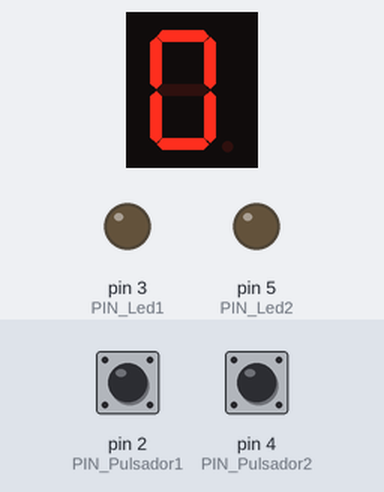
This sketch was run on a simulated Arduino Uno, built with avr-gcc and run on an emulated ATmega328P. Parts: 1-digit seven-segment display, output pins drawn as LEDs (lit = HIGH). Wiring (inferred from the names in the program): 1-digit 7-segment display, segments lit when LOW: segments pin 7, pin 8, pin 9, pin 10, pin 11, pin 12, pin 13. Inputs (shaded band) come from the test bench; at power-on: pin 2 (PIN_Pulsador1) LOW, pin 4 (PIN_Pulsador2) LOW. The segment pins are drawn as the display they are named for; pins used as bus, display or sensor lines are not drawn.

Above: at 1.6 s.
1.7 s: pin 2 (PIN_Pulsador1) pulled HIGH for 0.15 s
At 2.8 s:
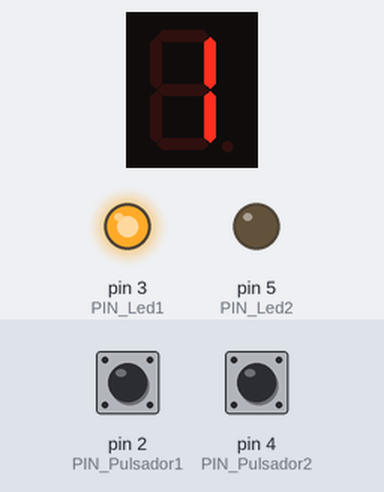
4.8 s: pin 4 (PIN_Pulsador2) pulled HIGH for 0.15 s
At 5.8 s:
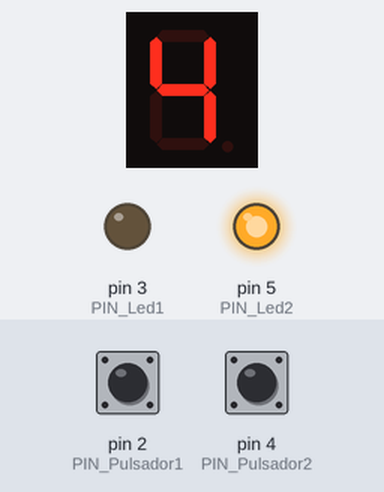
7.9 s: pin 2 (PIN_Pulsador1) pulled HIGH for 1 s
At 8.5 s:
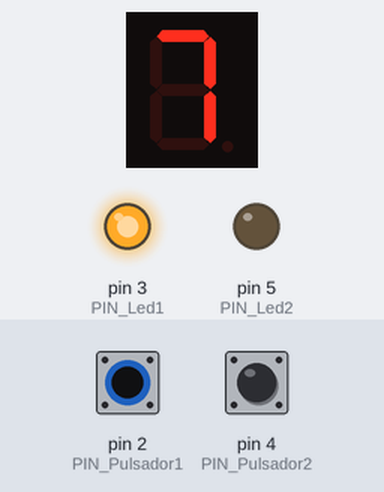
11.9 s: pin 4 (PIN_Pulsador2) pulled HIGH for 1 s
At 12.8 s:
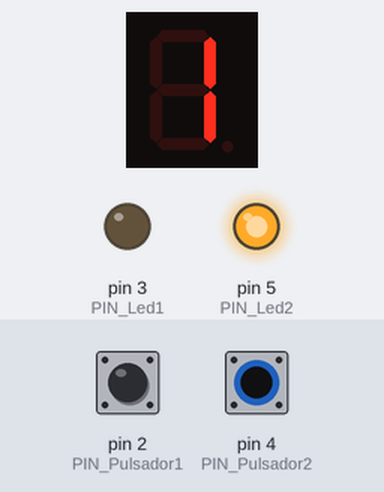
15.9 s: pin 2 (PIN_Pulsador1) driven HIGH and pin 4 (PIN_Pulsador2) driven HIGH
At 16.8 s:
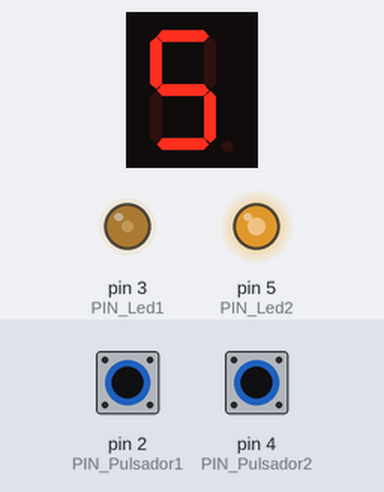
18.9 s: pin 2 (PIN_Pulsador1) driven LOW
At 19.3 s:
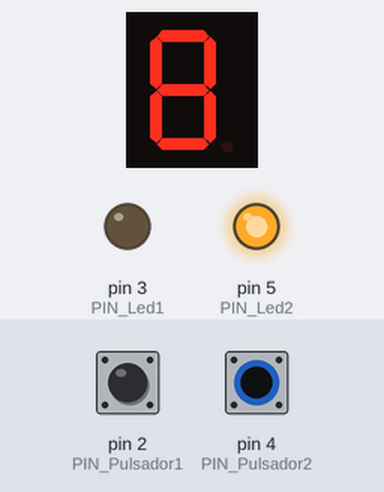
Timing chart, 0 to 21.9 s (numbered marks = the images above; inputs shaded):
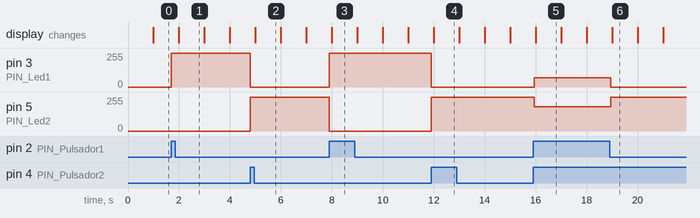

The sketch:

SieteSegmentosCounter_Millis.ino
```cpp
//LABORATORIO #1

int PIN_Pulsador1 = 2;
int PIN_Pulsador2 = 4;
int PIN_Led1 = 3;
int PIN_Led2 = 5;

//Pines del display de 7 segmentos
int PIN_a = 7;
int PIN_b = 8;
int PIN_c = 9;
int PIN_d = 10;
int PIN_e = 11;
int PIN_f = 12;
int PIN_g = 13;
unsigned long previousMillis = 0;
const long interval = 1000;
int digitoDisplay = 0;

byte seven_seg_display[10][7] = {
  {0,0,0,0,0,0,1},
  {1,0,0,1,1,1,1},
  {0,0,1,0,0,1,0},
  {0,0,0,0,1,1,0},
  {1,0,0,1,1,0,0},
  {0,1,0,0,1,0,0},
  {0,1,0,0,0,0,0},
  {0,0,0,1,1,1,1},
  {0,0,0,0,0,0,0},
  {0,0,0,1,1,0,0}
};

void setup() {
  pinMode(PIN_Pulsador1, INPUT);
  pinMode(PIN_Pulsador2, INPUT);
  pinMode(PIN_Led1, OUTPUT);
  pinMode(PIN_Led2, OUTPUT);

  // Asignación de las salidas display 7 segmentos
  pinMode(PIN_a, OUTPUT);
  pinMode(PIN_b, OUTPUT);
  pinMode(PIN_c, OUTPUT);
  pinMode(PIN_d, OUTPUT);
  pinMode(PIN_e, OUTPUT);
  pinMode(PIN_f, OUTPUT);
  pinMode(PIN_g, OUTPUT);
}

void loop() {
  runPushButton();
  runCounterMillis();
}

void runCounterMillis()
{
  unsigned long currentMillis = millis();
  if (currentMillis - previousMillis < interval)
    return;
    previousMillis = currentMillis;
    mostrarDisplay(digitoDisplay);
    digitoDisplay++;
    if (digitoDisplay > 9)
      digitoDisplay = 0;
}

void mostrarDisplay(byte digito)
{
  byte pin = (byte) PIN_a;
  for (byte segCount = 0; segCount < 7; segCount++)
  {
    digitalWrite(pin, seven_seg_display[digito][segCount]);
    pin++;
  }
}

void runPushButton()
{
  int estadoPulsador1 = digitalRead(PIN_Pulsador1);
  int estadoPulsador2 = digitalRead(PIN_Pulsador2);

  if (estadoPulsador1 == HIGH)
  {
    digitalWrite(PIN_Led1, HIGH);
    digitalWrite(PIN_Led2, LOW);
  }

  if(estadoPulsador2 == HIGH)
  {
    digitalWrite(PIN_Led1, LOW);
    digitalWrite(PIN_Led2, HIGH);
  }
}
```

Measured:
- after the input at 1.7 s, pin 3 (PIN_Led1): 0/255 → 255/255 at once
- after the input at 4.8 s, pin 3 (PIN_Led1): 255/255 → 0/255 at once; pin 5 (PIN_Led2): 0/255 → 255/255 at once
- after the input at 7.9 s, pin 3 (PIN_Led1): 0/255 → 255/255 at once; pin 5 (PIN_Led2): 255/255 → 0/255 at once
- after the input at 11.9 s, pin 3 (PIN_Led1): 255/255 → 0/255 at once; pin 5 (PIN_Led2): 0/255 → 255/255 at once
- after the input at 15.9 s, pin 3 (PIN_Led1): 0/255 → 71/255 at once; pin 5 (PIN_Led2): 255/255 → 182/255 at once
- after the input at 18.9 s, pin 3 (PIN_Led1): 71/255 → 0/255 at once; pin 5 (PIN_Led2): 182/255 → 255/255 at once
- what the display in image 1 shows lasts 1.0 s, from 2.0 s to 3.0 s
